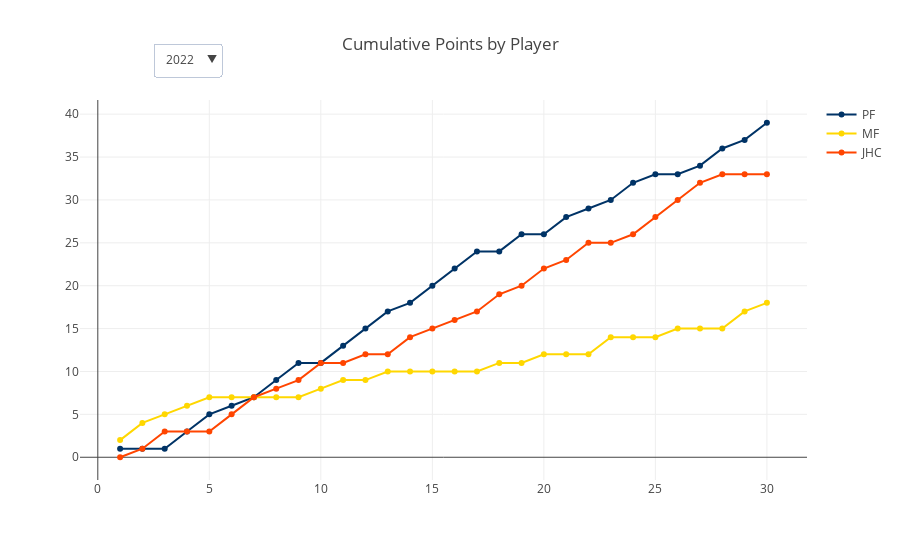

Write notebook code for a chart like this one.
### Code cell
# Define custom colors for each player.
player_colors = {
    'PF': '#003366',   # nice deep blue
    'JHC': '#FF4500',     # fiery red
    'MF': '#FFD700'  # strong and visible yellow
}



# Get unique years and players
years = sorted(points_cum_new['season'].unique())
players = points_cum_new['player'].unique()

# Build the figure with one trace per (year, player) combination.
fig = go.Figure()
visibility_dict = {}  # to keep track of trace indices for each year
trace_idx = 0

for year in years:
    visibility_dict[year] = []
    for player in players:
        # Filter data for the current year and player.
        filtered_df = points_cum_new[(points_cum_new['season'] == year) & (points_cum_new['player'] == player)]
        fig.add_trace(go.Scatter(
            x=filtered_df['game'],  # x-axis: game number within the year
            y=filtered_df['points_cum_ytd'],  # y-axis: cumulative points for the season
            mode='lines+markers',
            name=player,
            line=dict(color=player_colors.get(player, 'black')),  # set line color from the dictionary
            marker=dict(color=player_colors.get(player, 'black'))   # set marker color as well
        ))
        visibility_dict[year].append(trace_idx)
        trace_idx += 1

# Create dropdown buttons to filter by year.
dropdown_buttons = []
for year in years:
    # Create a list of booleans: only traces corresponding to the selected year are visible.
    vis = [False] * trace_idx
    for idx in visibility_dict[year]:
        vis[idx] = True
    dropdown_buttons.append(
        dict(
            label=str(year),
            method='update',
            args=[{'visible': vis},
                  {'title': 'Cumulative Points for Year ' + str(year)}]
        )
    )

# Add the update menu (dropdown) to the layout.
fig.update_layout(
    updatemenus=[{
        'buttons': dropdown_buttons,
        'direction': 'down',
        'showactive': True,
        'x': 0.1,
        'y': 1.15,
        'xanchor': 'left',
        'yanchor': 'top'
    }],
    title='Cumulative Points by Player'
)

# Set initial visibility to the first year.
initial_year = years[0]
initial_vis = [False] * trace_idx
for idx in visibility_dict[initial_year]:
    initial_vis[idx] = True
for i in range(trace_idx):
    fig.data[i].visible = initial_vis[i]

# Display the figure in your Streamlit app.
#st.plotly_chart(fig)

fig.show()

### Figure 1 — Plotly figure (JSON) as saved in the notebook; plotly's stock layout.template omitted (floating-point values rounded to 4 significant figures)
{"data": [{"line": {"color": "#003366"}, "marker": {"color": "#003366"}, "mode": "lines+markers", "name": "PF", "type": "scatter", "visible": true, "x": [1, 2, 3, 4, 5, 6, 7, 8, 9, 10, 11, 12, 13, 14, 15, 16, 17, 18, 19, 20, 21, 22, 23, 24, 25, 26, 27, 28, 29, 30], "y": [1, 1, 1, 3, 5, 6, 7, 9, 11, 11, 13, 15, 17, 18, 20, 22, 24, 24, 26, 26, 28, 29, 30, 32, 33, 33, 34, 36, 37, 39]}, {"line": {"color": "#FFD700"}, "marker": {"color": "#FFD700"}, "mode": "lines+markers", "name": "MF", "type": "scatter", "visible": true, "x": [1, 2, 3, 4, 5, 6, 7, 8, 9, 10, 11, 12, 13, 14, 15, 16, 17, 18, 19, 20, 21, 22, 23, 24, 25, 26, 27, 28, 29, 30], "y": [2, 4, 5, 6, 7, 7, 7, 7, 7, 8, 9, 9, 10, 10, 10, 10, 10, 11, 11, 12, 12, 12, 14, 14, 14, 15, 15, 15, 17, 18]}, {"line": {"color": "#FF4500"}, "marker": {"color": "#FF4500"}, "mode": "lines+markers", "name": "JHC", "type": "scatter", "visible": true, "x": [1, 2, 3, 4, 5, 6, 7, 8, 9, 10, 11, 12, 13, 14, 15, 16, 17, 18, 19, 20, 21, 22, 23, 24, 25, 26, 27, 28, 29, 30], "y": [0, 1, 3, 3, 3, 5, 7, 8, 9, 11, 11, 12, 12, 14, 15, 16, 17, 19, 20, 22, 23, 25, 25, 26, 28, 30, 32, 33, 33, 33]}, {"line": {"color": "#003366"}, "marker": {"color": "#003366"}, "mode": "lines+markers", "name": "PF", "type": "scatter", "visible": false, "x": [1, 2, 3, 4, 5, 6, 7, 8, 9, 10, 11, 12, 13, 14, 15, 16, 17, 18, 19, 20, 21, 22], "y": [2, 3, 5, 6, 7, 7, 9, 10, 12, 13, 13, 15, 15, 16, 18, 20, 21, 21, 23, 25, 26, 27]}, {"line": {"color": "#FFD700"}, "marker": {"color": "#FFD700"}, "mode": "lines+markers", "name": "MF", "type": "scatter", "visible": false, "x": [1, 2, 3, 4, 5, 6, 7, 8, 9, 10, 11, 12, 13, 14, 15, 16, 17, 18, 19, 20, 21, 22], "y": [0, 2, 2, 2, 4, 6, 7, 7, 7, 7, 8, 8, 9, 9, 10, 11, 11, 13, 13, 13, 15, 15]}, {"line": {"color": "#FF4500"}, "marker": {"color": "#FF4500"}, "mode": "lines+markers", "name": "JHC", "type": "scatter", "visible": false, "x": [1, 2, 3, 4, 5, 6, 7, 8, 9, 10, 11, 12, 13, 14, 15, 16, 17, 18, 19, 20, 21, 22], "y": [1, 1, 2, 4, 4, 5, 5, 7, 8, 10, 12, 13, 15, 17, 17, 17, 19, 20, 21, 22, 22, 24]}, {"line": {"color": "#003366"}, "marker": {"color": "#003366"}, "mode": "lines+markers", "name": "PF", "type": "scatter", "visible": false, "x": [1, 2, 3, 4, 5, 6, 7, 8, 9, 10, 11, 12, 13, 14, 15, 16, 17, 18, 19, 20, 21, 22, 23, 24, 25, 26, 27, 28, 29, 30, 31, 32, 33, 34, 35, 36, 37, 38, 39, 40, 41, 42, 43, 44, 45], "y": [1, 2, 4, 4, 6, 6, 7, 9, 10, 10, 12, 14, 14, 16, 16, 17, 19, 19, 20, 21, 21, 22, 23, 25, 27, 27, 27, 28, 28, 29, 29, 31, 31, 33, 33, 33, 34, 36, 37, 38, 39, 40, 42, 44, 44]}, {"line": {"color": "#FFD700"}, "marker": {"color": "#FFD700"}, "mode": "lines+markers", "name": "MF", "type": "scatter", "visible": false, "x": [1, 2, 3, 4, 5, 6, 7, 8, 9, 10, 11, 12, 13, 14, 15, 16, 17, 18, 19, 20, 21, 22, 23, 24, 25, 26, 27, 28, 29, 30, 31, 32, 33, 34, 35, 36, 37, 38, 39, 40, 41, 42, 43, 44, 45], "y": [0, 0, 0, 1, 1, 3, 5, 6, 8, 10, 11, 12, 13, 13, 14, 16, 16, 18, 20, 22, 23, 25, 27, 28, 28, 30, 31, 33, 34, 34, 36, 36, 37, 37, 39, 40, 40, 40, 40, 42, 44, 44, 44, 44, 45]}, {"line": {"color": "#FF4500"}, "marker": {"color": "#FF4500"}, "mode": "lines+markers", "name": "JHC", "type": "scatter", "visible": false, "x": [1, 2, 3, 4, 5, 6, 7, 8, 9, 10, 11, 12, 13, 14, 15, 16, 17, 18, 19, 20, 21, 22, 23, 24, 25, 26, 27, 28, 29, 30, 31, 32, 33, 34, 35, 36, 37, 38, 39, 40, 41, 42, 43, 44, 45], "y": [2, 4, 5, 7, 8, 9, 9, 9, 9, 10, 10, 10, 12, 13, 15, 15, 16, 17, 17, 17, 19, 19, 19, 19, 20, 21, 23, 23, 25, 27, 28, 29, 31, 32, 33, 35, 37, 38, 40, 40, 40, 42, 43, 44, 46]}], "layout": {"title": {"text": "Cumulative Points by Player"}, "updatemenus": [{"buttons": [{"args": [{"visible": [true, true, true, false, false, false, false, false, false]}, {"title": "Cumulative Points for Year 2022"}], "label": "2022", "method": "update"}, {"args": [{"visible": [false, false, false, true, true, true, false, false, false]}, {"title": "Cumulative Points for Year 2023"}], "label": "2023", "method": "update"}, {"args": [{"visible": [false, false, false, false, false, false, true, true, true]}, {"title": "Cumulative Points for Year 2024"}], "label": "2024", "method": "update"}], "direction": "down", "showactive": true, "x": 0.1, "xanchor": "left", "y": 1.15, "yanchor": "top"}]}}
